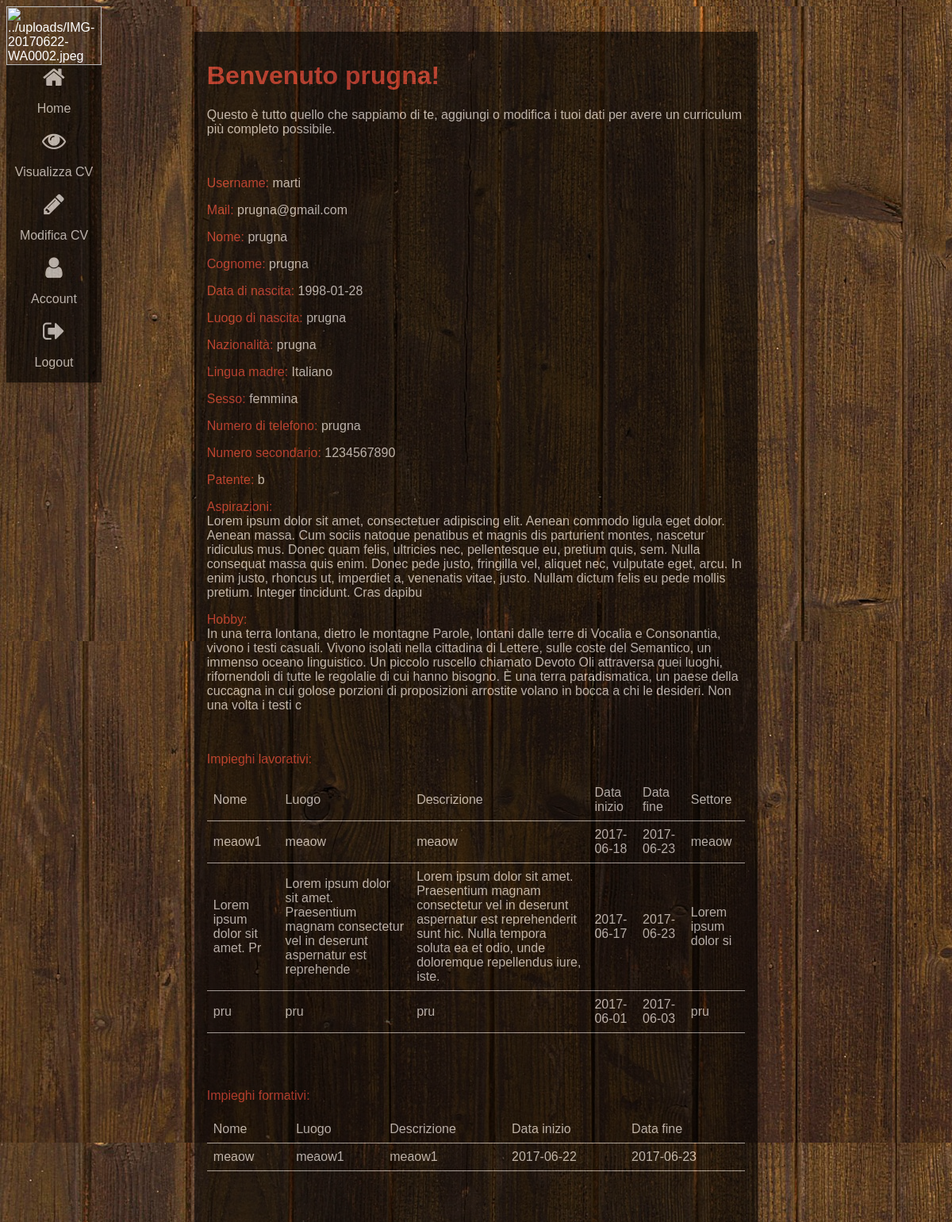
The page /_php/home.php (signed in, upper part) on the database as committed earlier.
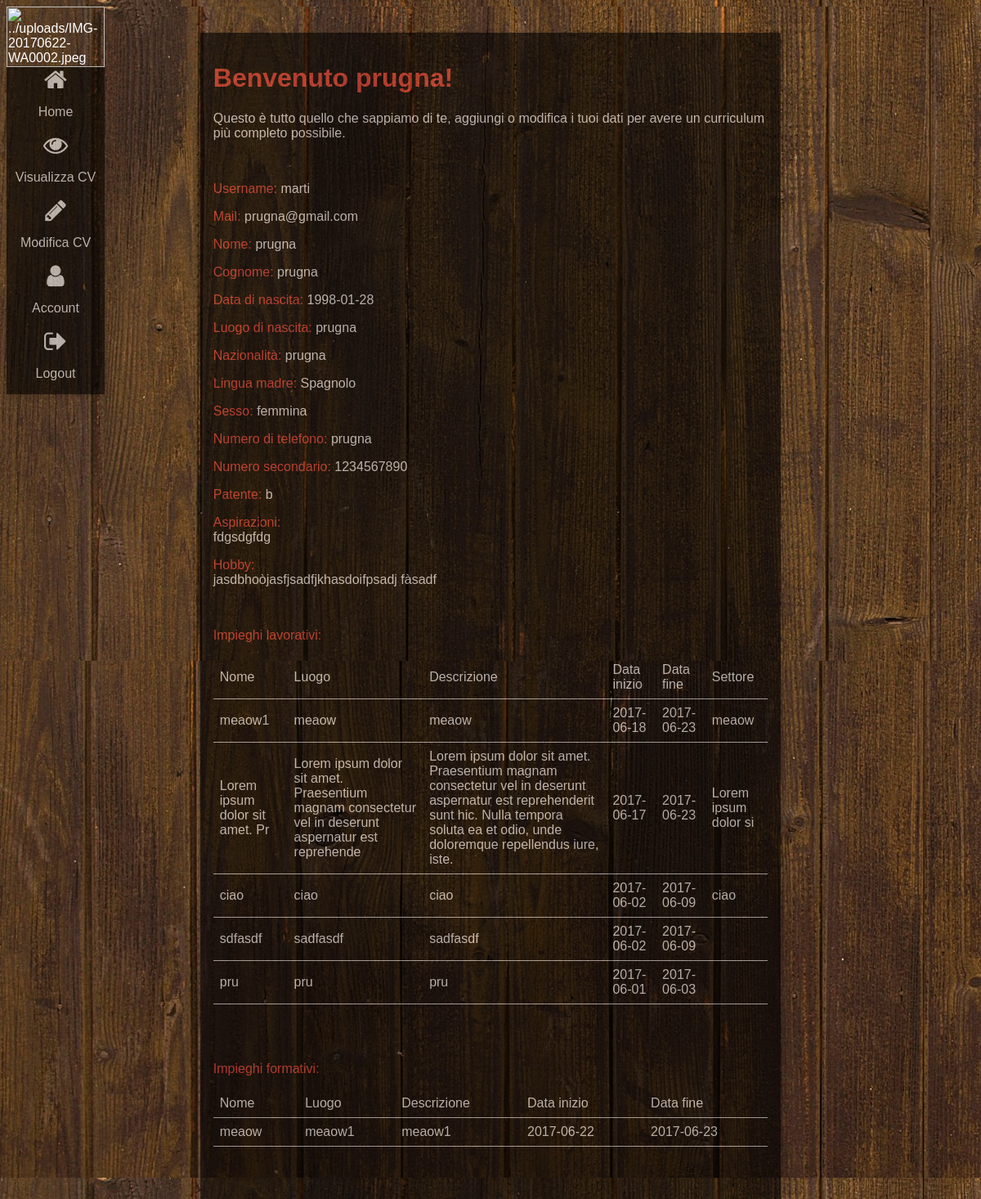
The same page on the database as committed later.
### tables this page shows
CREATE TABLE `lavoro` (
  `idlavoro` int(10) NOT NULL,
  `username` varchar(20) NOT NULL,
  `nome` varchar(50) NOT NULL,
  `luogo` varchar(150) NOT NULL,
  `descrizione` varchar(500) NOT NULL,
  `datainizio` varchar(10) NOT NULL,
  `datafine` varchar(10) NOT NULL,
  `settore` varchar(50) NOT NULL
);

CREATE TABLE `formazione` (
  `idformazione` int(10) NOT NULL,
  `username` varchar(20) NOT NULL,
  `nome` varchar(50) NOT NULL,
  `luogo` varchar(150) NOT NULL,
  `descrizione` varchar(500) NOT NULL,
  `datainizio` varchar(10) NOT NULL,
  `datafine` varchar(10) NOT NULL
);

### _php/home.php (the view, shortened to what this page needs)
<?php
	require_once('Connessione.php');
	$usernamemd5=$_SESSION['usernamemd5'];
	$foto=$_SESSION['foto'];
?>
<html>
	<head>
		<link rel="stylesheet" type="text/css" href="../_css/stylesheet_home.css">
		<link rel="stylesheet" href="https://cdnjs.cloudflare.com/ajax/libs/font-awesome/4.7.0/css/font-awesome.min.css">
	</head>
	<body style="min-height="100%">
		<div class="container-home">
			<div class="sidebar">
				<?php
					echo '<img src="';
					echo $foto;
					echo '"style="width:100%"';
					echo 'alt="';
					echo $foto;
					echo '"style="width:100%">';
				?>
				<div class="sidebar-home">
					<a href="home.php" class="sidebar-oggetti">
						<i class="fa fa-home"></i>
						<p>Home</p>
					</a>
					<a href="cv.php?id=<?php echo $usernamemd5; ?>" target="_blank" class="sidebar-oggetti">
						<i class="fa fa-eye"></i>
						<p>Visualizza CV</p>
					</a>
					<a href="modifica.php" class="sidebar-oggetti">
						<i class="fa fa-pencil"></i>
						<p>Modifica CV</p>
					</a>
					<a href="account.php" class="sidebar-oggetti">
						<i class="fa fa-user"></i>
						<p>Account</p>
					</a>
					<a href="login.php?logout=true" class="sidebar-oggetti">
						<i class="fa fa-sign-out"></i>
						<p>Logout</p>
					</a>
				</div>
			</div>
			<div class="box-home">
				<div class="box-account">
					<h1 class="titolo-rosa">Benvenuto <?php echo $_SESSION['nome']?>! </h1>
					<p>Questo &egrave tutto quello che sappiamo di te, aggiungi o modifica i tuoi dati per avere un curriculum più completo possibile.</p><br>
					<p><font class="titolo-rosa"> Username: </font><?php echo $_SESSION['username']?></p>
					<p><font class="titolo-rosa"> Mail: </font><?php echo $_SESSION['mail']?></p>
					<p><font class="titolo-rosa"> Nome: </font><?php echo $_SESSION['nome']?></p>
					<p><font class="titolo-rosa"> Cognome: </font><?php echo $_SESSION['cognome']?></p>
					<p><font class="titolo-rosa"> Data di nascita: </font><?php echo $_SESSION['data']?></p>
					<p><font class="titolo-rosa"> Luogo di nascita: </font><?php echo $_SESSION['luogo']?></p>
					<p><font class="titolo-rosa"> Nazionalità: </font><?php echo $_SESSION['nazionalita']?></p>
					<p><font class="titolo-rosa"> Lingua madre: </font><?php echo $_SESSION['madre']?></p>
					<p><font class="titolo-rosa"> Sesso: </font><?php echo $_SESSION['sesso']?></p>
					<p><font class="titolo-rosa"> Numero di telefono: </font><?php echo $_SESSION['numtel']?></p>
					<?php
						if(strlen ($_SESSION['numtel2'])!="null"){
							echo '<p><font class="titolo-rosa"> Numero secondario: </font>';
							echo $_SESSION["numtel2"];
							echo '</p>';
						}
						if(strlen ($_SESSION['patente'])!="null"){
							echo '<p><font class="titolo-rosa"> Patente: </font>';
							echo $_SESSION["patente"];
							echo '</p>';
						}
						if($_SESSION['aspirazioni']!="null" && strlen($_SESSION['aspirazioni'])!=0){
							echo '<p><font class="titolo-rosa">Aspirazioni: </font><br>';
							echo $_SESSION["aspirazioni"];
							echo '</p>';
						}
						if($_SESSION['hobby']!="null" && strlen($_SESSION['hobby'])!=0){
							echo '<p><font class="titolo-rosa"> Hobby: </font><br>';
							echo $_SESSION["hobby"];
							echo '</p>';
						}
						$username=$_SESSION['username'];
						$query=$conn->prepare("SELECT * FROM lavoro WHERE (username='$username')");
						$query->execute();
						$count=$query->rowCount();
						if($count>0){
							echo '<br><p><font class="titolo-rosa">Impieghi lavorativi:</p>';
							require_once('Connessione.php');
							$username=$_SESSION['username'];
							$query=$conn->prepare("SELECT nome, luogo, descrizione, datainizio, datafine, settore FROM lavoro WHERE username='$username' ORDER BY datainizio DESC");
							$query->execute();
							echo '<table>
									<tr>
										<td>Nome</td>
										<td>Luogo</td>
										<td>Descrizione</td>
										<td>Data inizio</td>
										<td>Data fine</td>
										<td>Settore</td>
									</tr>'
							;
							while($row = $query->fetch(PDO::FETCH_BOTH)){
								echo
									'<tr><td>'
								;
								echo	$row['nome'];
								echo	'</td>
										<td>'
								;
								echo	$row['luogo'];
								echo	'</td>
										<td>'
								;
								echo	$row['descrizione'];
								echo	'</td>
										<td>'
								;
								echo	$row['datainizio'];
								echo	'</td>
										<td>'
								;
								echo	$row['datafine'];
								echo	'</td>
										<td>'
								;
								echo	$row['settore'];
								echo	'</td>
									</tr>'
								;
							}
							echo
								'</table><br><br>'
							;
						}
						$username=$_SESSION['username'];
						$query=$conn->prepare("SELECT * FROM formazione WHERE (username='$username')");
						$query->execute();
						$count=$query->rowCount();
						if($count>0){
							echo '<br><p><font class="titolo-rosa">Impieghi formativi:</p>';
							require_once('Connessione.php');
							$username=$_SESSION['username'];
							$query=$conn->prepare("SELECT nome, luogo, descrizione, datainizio, datafine FROM formazione WHERE username='$username' ORDER BY datainizio DESC");
							$query->execute();
							echo '<table>
								<tr>
									<td>Nome</td>
									<td>Luogo</td>
									<td>Descrizione</td>
									<td>Data inizio</td>
									<td>Data fine</td>
								</tr>'
							;
							while($row = $query->fetch(PDO::FETCH_BOTH)){
								echo
									'<tr><td>'
								;
								echo	$row['nome'];
								echo	'</td>
										<td>'
								;
								echo	$row['luogo'];
								echo	'</td>
										<td>'
								;
								echo	$row['descrizione'];
								echo	'</td>
										<td>'
								;
								echo	$row['datainizio'];
								echo	'</td>
										<td>'
								;
								echo	$row['datafine'];
								echo	'</td>
									</tr>'
								;
							}
							echo
								'</table><br><br>'
							;
						}
						$username=$_SESSION['username'];
						$query=$conn->prepare("SELECT * FROM lingua WHERE (username='$username')");
						$query->execute();
						$count=$query->rowCount();
						if($count>0){
							echo '<br><p><font class="titolo-rosa">Lingua:</p>';
							echo'<table>
								<tr>
									<tr>
										<td>Lingua</td>
										<td colspan="2">Compresione</td>
										<td colspan="2">Parlato</td>
										<td>Produzione scritta</td>
									<tr>
									<tr>
										<td></td>
										<td>Ascolto</td>
										<td>Lettura</td>
										<td>Interazione</td>
										<td>Produzione orale</td>
										<td></td>
									<tr>'
							;
							echo
								'</table><br><br>'
							;
						}
						$username=$_SESSION['username'];
						$query=$conn->prepare("SELECT * FROM digitali WHERE (username='$username')");
						$query->execute();
						$count=$query->rowCount();
						if($count>0){
							echo '<br><p><font class="titolo-rosa">Competenze digitali:</p>';
							echo'<table>
								<tr>
									<tr>
										<td>Elaborazione delle informazioni</td>
										<td>Comunicazione</td>
										<td>Creazione dei contenuti</td>
										<td>Sicurezza</td>
										<td>Risoluzione dei problemi</td>
									<tr>
								<tr>'
							;
							echo
								'</table><br><br>'
							;
						}
					?>
				</div>
			</div>
		</div>
	</body>
</html>

### _css/stylesheet_home.css (style rules this page uses)
body,h1, p { font-family: "Raleway", sans-serif; color: white; }
body, html { height:100%; background-image: url('../_pics/texture.jpg'); background-color:white; }
p { color:white!important; }
.container-home { min-height:100%; margin:auto; height: auto; }
.box-account { padding:0.01em 16px; margin-top:16px; padding-top:16px!important; padding-bottom:16px!important; color:white!important; background-color:#000!important; opacity:0.60; box-shadow:0 2px 5px 0 rgba(0,0,0,0.16),0 2px 10px 0 rgba(0,0,0,0.12); height: auto; }
.titolo-rosa { color:#f44336!important }
.sidebar { height:auto; width:120px; position:fixed!important; z-index:1;overflow:auto; text-align:left; border:none; outline:none; white-space:normal; float:none; }
.sidebar-home { height:auto; width:120px; position:fixed!important; z-index:1;overflow:auto; text-align:left; border:none; outline:none; white-space:normal; float:none; opacity: 0.30; background-color:#000!important; opacity:0.60; box-shadow:0 2px 5px 0 rgba(0,0,0,0.16),0 2px 10px 0 rgba(0,0,0,0.12); }
.sidebar-oggetti { border:none; outline:none; display:block; white-space:normal; padding 8px; text-decoration:none; margin:0; height:20%; text-align: left; text-align:center; color: white; }
.sidebar-oggetti i { text-align:center; font-size:30px; margin:auto; width:100%; }
.box-home { padding: 0.01em 16px; margin-top: 16px; padding-top: 16px!important; padding-bottom: 16px!important; max-width: 60%; margin: auto; height: 100%; color:#fff!important; height: auto; }
table { border-collapse: collapse; width: 100%; color:white; }
th, td { padding: 8px; text-align: left; border-bottom: 1px solid #ddd; }

Rows that differ between the two databases and show on the page:
added lavoro: nome "ciao", luogo "ciao", descrizione "ciao", datainizio "2017-06-02", datafine "2017-06-09", settore "ciao"
added lavoro: nome "sdfasdf", luogo "sadfasdf", descrizione "sadfasdf", datainizio "2017-06-02", datafine "2017-06-09"
changed lavoro "pru": settore "pru" → (not shown)
Other text that changed with them:
$_SESSION['madre']: "Italiano" → "Spagnolo"
$_SESSION["aspirazioni"]: "Lorem ipsum dolor sit amet, consectetuer adipiscing elit. Aenean commodo ligula eget dolor. Aenean massa. Cum sociis natoque penatibus et magnis dis parturient montes, nascetur ridiculus mus. Donec quam felis, ultricies nec, pellentesque eu, pretium quis, sem. Nulla consequat massa quis enim. Donec pede justo, fringilla vel, aliquet nec, vulputate eget, arcu. In enim justo, rhoncus ut, imperdiet a, venenatis vitae, justo. Nullam dictum felis eu pede mollis pretium. Integer tincidunt. Cras dapibu" → "fdgsdgfdg"
$_SESSION["hobby"]: "In una terra lontana, dietro le montagne Parole, lontani dalle terre di Vocalia e Consonantia, vivono i testi casuali. Vivono isolati nella cittadina di Lettere, sulle coste del Semantico, un immenso oceano linguistico. Un piccolo ruscello chiamato Devoto Oli attraversa quei luoghi, rifornendoli di tutte le regolalie di cui hanno bisogno. È una terra paradismatica, un paese della cuccagna in cui golose porzioni di proposizioni arrostite volano in bocca a chi le desideri. Non una volta i testi c" → "jasdbhoòjasfjsadfjkhasdoifpsadj fàsadf"
